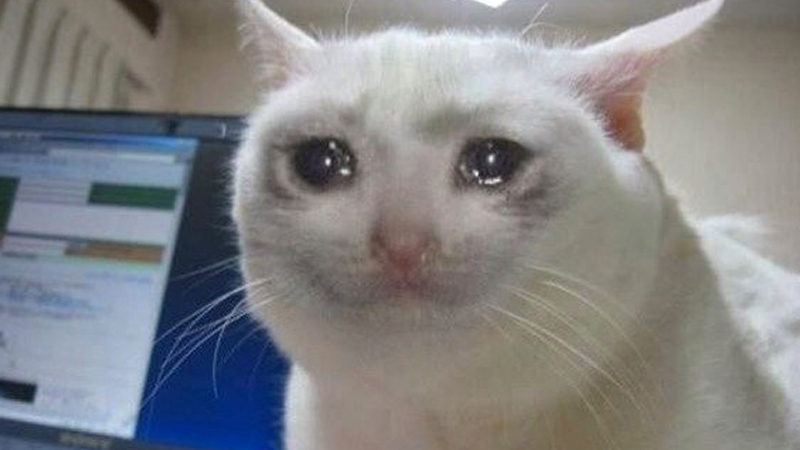
#> input picture sad.jpg, 800 x 450 px
$ jupyter execute Notebook.ipynb   (shell and % lines are left out)
#> lines starting #> are read from the running program, lines starting #| are printed output that depends on the picture
# Setup

[cell 1]
import matplotlib.pyplot as plt
import numpy as np

from PIL import Image

[cell 2]
img = Image.open('./sad.jpg')
#> img is the input picture: PIL image 800x450 RGB; mean R, G, B 131.4, 132.1, 134.1
imgX, imgY = img.size[0], img.size[1]
#> imgX = 800; imgY = 450

[cell 3]
n = 50
step = 5

# Grayscale

[cell 4]
imggray = img.convert('LA')
plt.figure(figsize=(9, 6))
plt.imshow(imggray);

[cell 5]
imgmat = np.array(list(imggray.getdata(band=0)), float)
imgmat.shape = (imggray.size[1], imggray.size[0])
imgmat = np.matrix(imgmat)

[cell 6]
U, sigma, V = np.linalg.svd(imgmat)
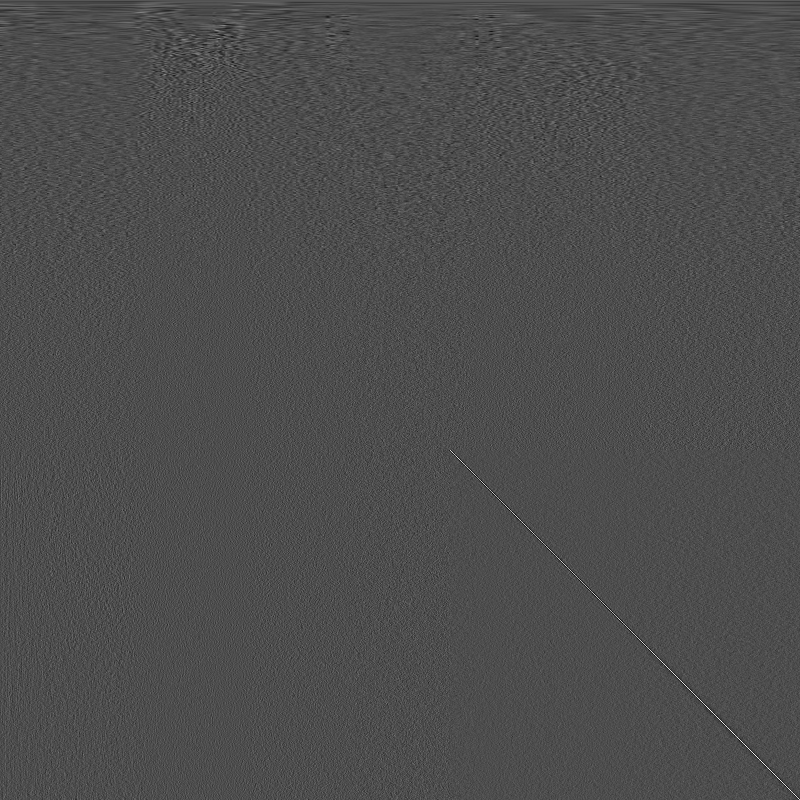
#> V: shape (800, 800) float64; min -0.275, max 0.629, mean 4.86e-05; drawn with min black and max white
#> sigma = 450 values, max 80910.4 at index 0, min 3.37 at index 449, mean 412.9

[cell 7]
reconstimg = np.matrix(U[:, :2]) * np.diag(sigma[:2]) * np.matrix(V[:2, :])
plt.imshow(reconstimg, cmap='gray')
compression = (imgX + 1 + imgY) / (imgX * imgY)
#> compression = 0.00347
compression *= 100
#> compression = 0.347
title = "n = 1 (Compression rate {0:.2f}%)".format(100 - compression)
#> title = 'n = 1 (Compression rate 99.65%)'
plt.title(title)
plt.show()

[cell 8]
for i in range(5, n + 1, step):
    reconstimg = np.matrix(U[:, :i]) * np.diag(sigma[:i]) * np.matrix(V[:i, :])
    plt.imshow(reconstimg, cmap='gray')
    compression = ((imgX * i) + i + (imgY * i)) / (imgX * imgY)
    compression *= 100
    title = "n = {0} (Compression rate {1:.2f}%)".format(i, 100 - compression)
    plt.title(title)
    plt.show()

# RGB

[cell 9]
imgrgb = img.convert('RGB')
plt.figure(figsize=(9, 6))
plt.imshow(imgrgb);

[cell 10]
imgR = np.empty((imgY, imgX))
imgG = np.empty((imgY, imgX))
imgB = np.empty((imgY, imgX))

for i in range(imgX):
    for j in range(imgY):
        r, g, b = imgrgb.getpixel((i, j))
        imgR[j][i] = r
        imgG[j][i] = g
        imgB[j][i] = b
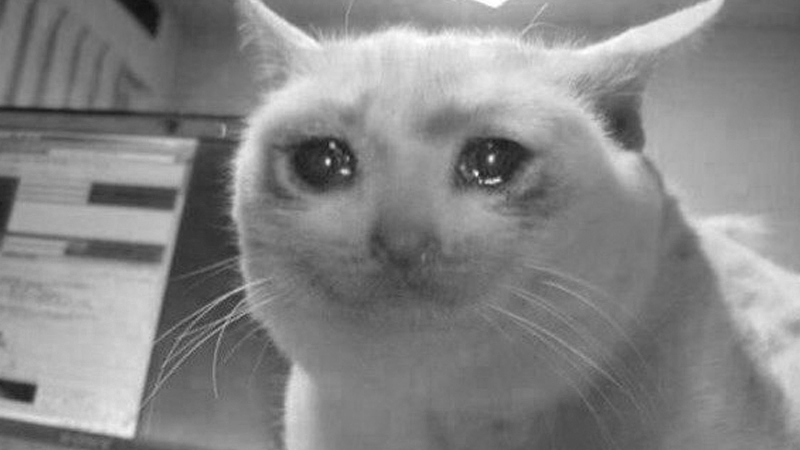
#> imgB: shape (450, 800) float64; min 13, max 255, mean 134.1

imgR = np.matrix(imgR)
imgG = np.matrix(imgG)
imgB = np.matrix(imgB)

[cell 11]
UR, sigmaR, VR = np.linalg.svd(imgR)
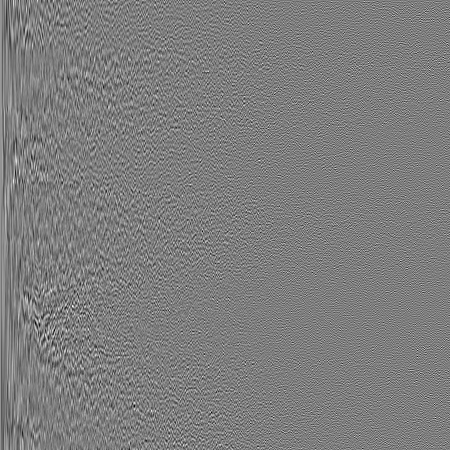
#> UR: shape (450, 450) float64; min -0.259, max 0.264, mean 9.51e-05; drawn with min black and max white
#> sigmaR = 450 values, max 81213.8 at index 0, min 4.24 at index 449, mean 415.6
UG, sigmaG, VG = np.linalg.svd(imgG)
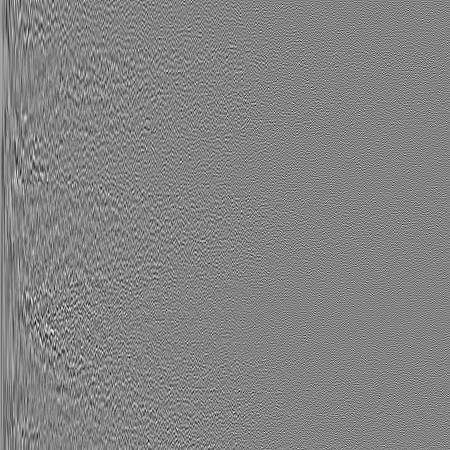
#> UG: shape (450, 450) float64; min -0.258, max 0.242, mean 8.12e-05; drawn with min black and max white
#> sigmaG = 450 values, max 80814.9 at index 0, min 3.96 at index 449, mean 415.3
UB, sigmaB, VB = np.linalg.svd(imgB)
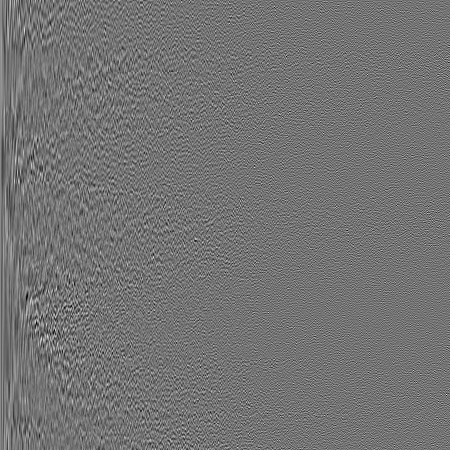
#> UB: shape (450, 450) float64; min -0.246, max 0.295, mean 0.000103; drawn with min black and max white
#> sigmaB = 450 values, max 81183.4 at index 0, min 4.89 at index 449, mean 430.2

[cell 12]
reconstimgR = np.matrix(UR[:, :2]) * np.diag(sigmaR[:2]) * np.matrix(VR[:2, :])
reconstimgG = np.matrix(UG[:, :2]) * np.diag(sigmaG[:2]) * np.matrix(VG[:2, :])
reconstimgB = np.matrix(UB[:, :2]) * np.diag(sigmaB[:2]) * np.matrix(VB[:2, :])

imgR = Image.fromarray(np.uint8(reconstimgR))
#> imgR: PIL image 800x450 L
imgG = Image.fromarray(np.uint8(reconstimgG))
#> imgG: PIL image 800x450 L
imgB = Image.fromarray(np.uint8(reconstimgB))
#> imgB: PIL image 800x450 L

reconstimgRGB = Image.merge("RGB", (imgR, imgG, imgB))
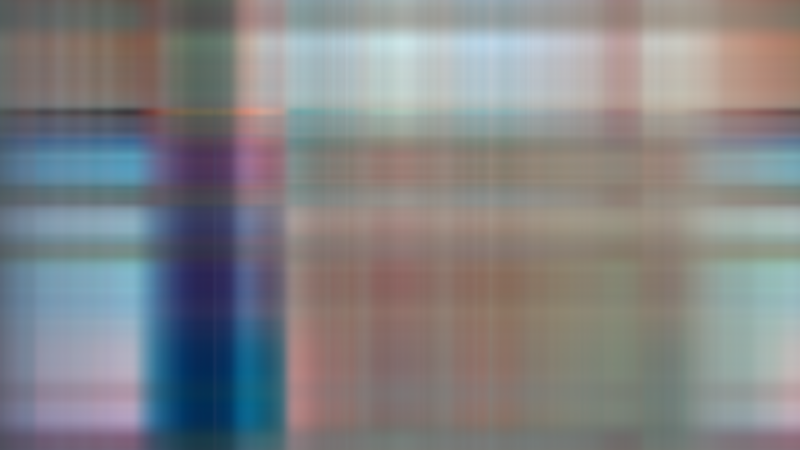
#> reconstimgRGB: PIL image 800x450 RGB; mean R, G, B 131, 131.6, 133.6
plt.imshow(reconstimgRGB)
compression = (imgX + 1 + imgY) / (imgX * imgY)
#> compression = 0.00347
compression *= 100
#> compression = 0.347
title = "n = 1 (Compression rate {0:.2f}%)".format(100 - compression)
#> title = 'n = 1 (Compression rate 99.65%)'
plt.title(title)
plt.show()

[cell 13]
for i in range(5, n + 1, step):
    reconstimgR = np.matrix(UR[:, :i]) * np.diag(sigmaR[:i]) * np.matrix(VR[:i, :])
    reconstimgG = np.matrix(UG[:, :i]) * np.diag(sigmaG[:i]) * np.matrix(VG[:i, :])
    reconstimgB = np.matrix(UB[:, :i]) * np.diag(sigmaB[:i]) * np.matrix(VB[:i, :])

    imgR = Image.fromarray(np.uint8(reconstimgR))
    imgG = Image.fromarray(np.uint8(reconstimgG))
    imgB = Image.fromarray(np.uint8(reconstimgB))

    reconstimgRGB = Image.merge("RGB", (imgR, imgG, imgB))
    plt.imshow(reconstimgRGB)
    compression = ((imgX * i) + i + (imgY * i)) / (imgX * imgY)
    compression *= 100
    title = "n = {0} (Compression rate {1:.2f}%)".format(i, 100 - compression)
    plt.title(title)
    plt.show()
#> this loop made 10 passes
#> pass 1, `reconstimgR = np.matrix(UR[:, :i]) * np.diag(sigmaR[:i]) * np.matrix(V..`:
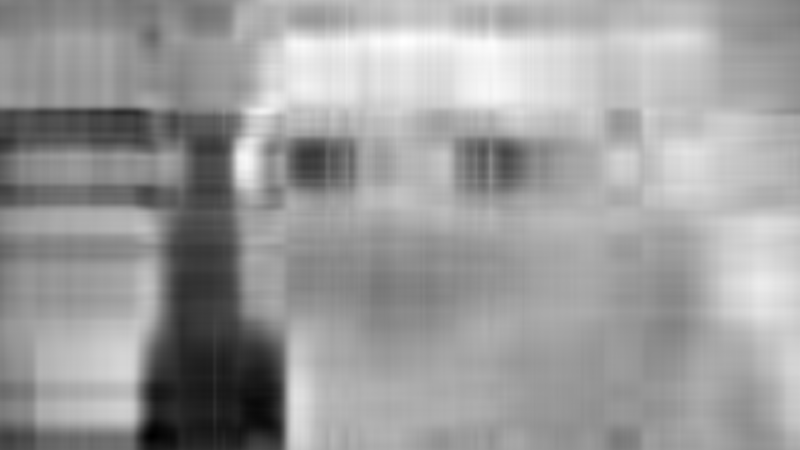
#> reconstimgR: shape (450, 800) float64; min -23.67, max 228.4, mean 131.4; drawn with min black and max white
#> pass 1, `reconstimgB = np.matrix(UB[:, :i]) * np.diag(sigmaB[:i]) * np.matrix(V..`:
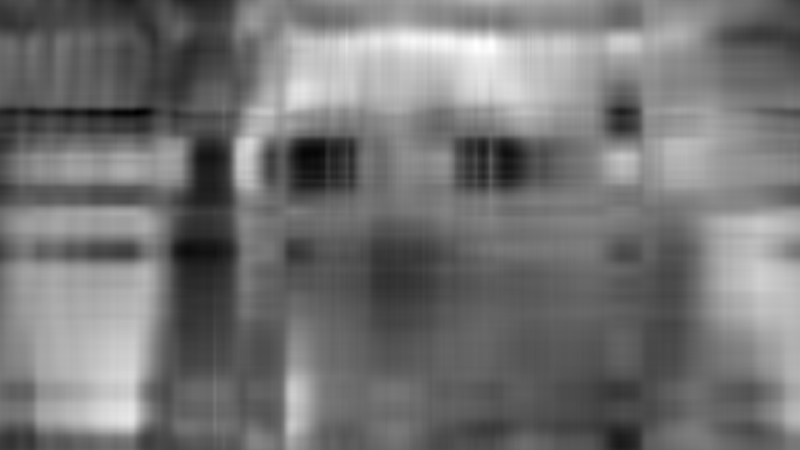
#> reconstimgB: shape (450, 800) float64; min 31.9, max 255.7, mean 134.1; drawn with min black and max white
#> pass 1, `imgR = Image.fromarray(np.uint8(reconstimgR))`:
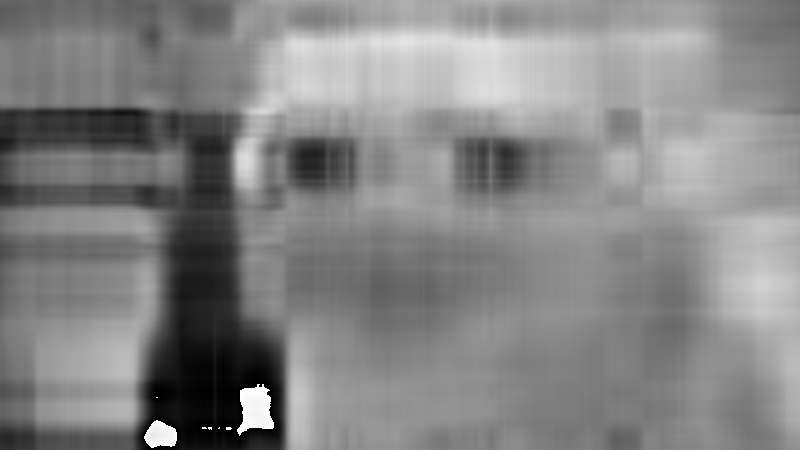
#> imgR: PIL image 800x450 L; min 0, max 255, mean 132.3
#> after the loop:
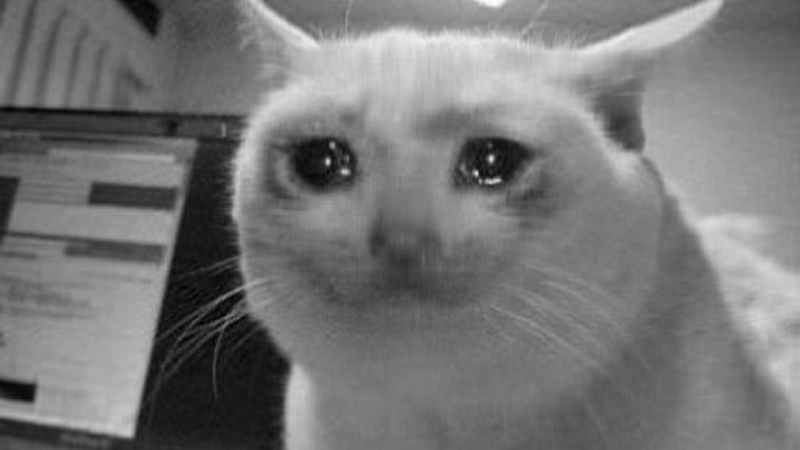
#> reconstimgG: shape (450, 800) float64; min 18.33, max 263.2, mean 132.1; drawn with min black and max white

# RGB for n = 50 with grayscale sigma

[cell 14]
reconstimgR = np.matrix(UR[:, :51]) * np.diag(sigma[:51]) * np.matrix(VR[:51, :])
reconstimgG = np.matrix(UG[:, :51]) * np.diag(sigma[:51]) * np.matrix(VG[:51, :])
reconstimgB = np.matrix(UB[:, :51]) * np.diag(sigma[:51]) * np.matrix(VB[:51, :])

imgR = Image.fromarray(np.uint8(reconstimgR))
imgG = Image.fromarray(np.uint8(reconstimgG))
imgB = Image.fromarray(np.uint8(reconstimgB))

reconstimgRGB = Image.merge("RGB", (imgR, imgG, imgB))
plt.imshow(reconstimgRGB)
compression = ((imgX * 50) + 50 + (imgY * 50)) / (imgX * imgY)
#> compression = 0.174
compression *= 100
#> compression = 17.38
title = "n = 50 (Compression rate {0:.2f}%)".format(100 - compression)
plt.title(title)
plt.show()
